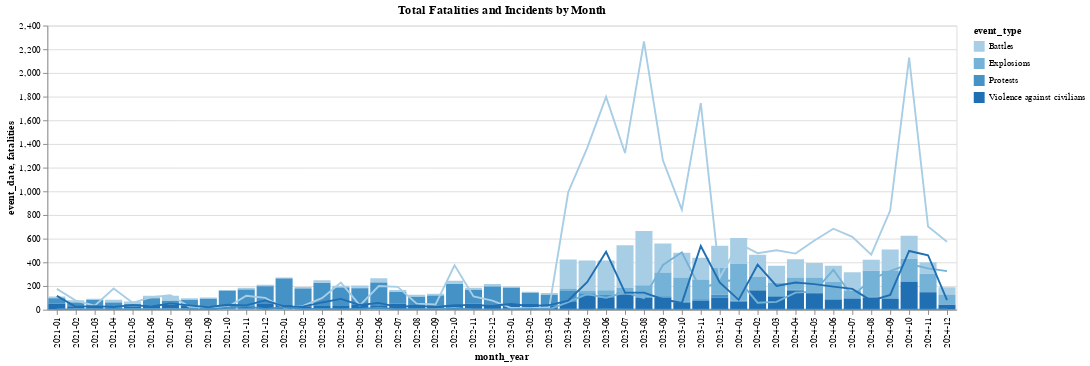

Source (notebook cell):
### Code cell
# Line plot of total fatalities by month
line = alt.Chart(acled_monthly).mark_line(color='red').encode(
    x='month_year:O',
    y='fatalities:Q',
    color='event_type:O',
    tooltip=['month_year', 'fatalities', 'event_type']
).properties(
    title='Total Fatalities and Incidents by Month'
).interactive()

# Bar chart of total incidents by month
bar = alt.Chart(acled_monthly).mark_bar(color='blue').encode(
    x='month_year:O',
    y='event_date:Q',
    color='event_type:O',
    tooltip=['month_year', 'fatalities', 'event_type']
).interactive()

# Combine both charts into one with a single y-axis
combined_chart = alt.layer(bar, line)

combined_chart

### Figure 1 — Vega-Lite specification as saved in the notebook (floating-point values rounded to 4 significant figures; data arrays with more than 128 entries replaced by an {"elided": "..."} marker saying what was removed)
{"config": {"view": {"continuousWidth": 300, "continuousHeight": 300}}, "layer": [{"mark": {"type": "bar", "color": "blue"}, "encoding": {"color": {"field": "event_type", "type": "ordinal"}, "tooltip": [{"field": "month_year", "type": "nominal"}, {"field": "fatalities", "type": "quantitative"}, {"field": "event_type", "type": "nominal"}], "x": {"field": "month_year", "type": "ordinal"}, "y": {"field": "event_date", "type": "quantitative"}}, "name": "view_19"}, {"mark": {"type": "line", "color": "red"}, "encoding": {"color": {"field": "event_type", "type": "ordinal"}, "tooltip": [{"field": "month_year", "type": "nominal"}, {"field": "fatalities", "type": "quantitative"}, {"field": "event_type", "type": "nominal"}], "x": {"field": "month_year", "type": "ordinal"}, "y": {"field": "fatalities", "type": "quantitative"}}, "name": "view_20", "title": "Total Fatalities and Incidents by Month"}], "data": {"name": "data-42c8769ea803a6b1de48b1e28a5475c7"}, "params": [{"name": "param_78", "select": {"type": "interval", "encodings": ["x", "y"]}, "bind": "scales", "views": ["view_19"]}, {"name": "param_77", "select": {"type": "interval", "encodings": ["x", "y"]}, "bind": "scales", "views": ["view_20"]}], "$schema": "https://vega.github.io/schema/vega-lite/v5.20.1.json", "datasets": {"data-42c8769ea803a6b1de48b1e28a5475c7": {"elided": "182 records"}}}
